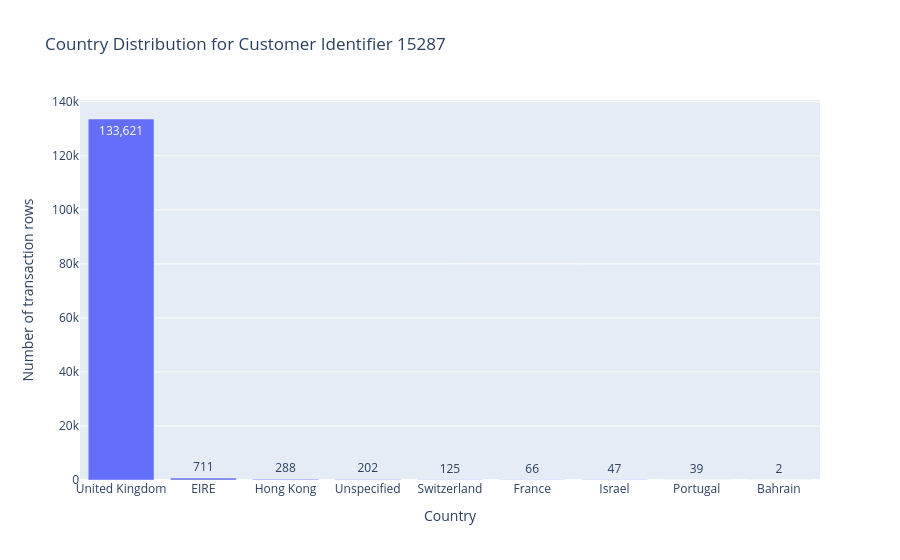

Write notebook code for a chart like this one.
### Code cell
fig = px.bar(
    customer_15287_countries,
    x="Country",
    y="RowCount",
    title="Country Distribution for Customer Identifier 15287",
    labels={
        "Country": "Country",
        "RowCount": "Number of transaction rows",
    },
    text_auto=",",
)

fig.update_layout(xaxis={"categoryorder": "total descending"})

fig.show()

### Figure 1 — Plotly figure (JSON) as saved in the notebook; plotly's stock layout.template omitted (floating-point values rounded to 4 significant figures)
{"data": [{"alignmentgroup": "True", "hovertemplate": "Country=%{x}<br>Number of transaction rows=%{y}<extra></extra>", "legendgroup": "", "marker": {"color": "#636efa", "pattern": {"shape": ""}}, "name": "", "offsetgroup": "", "orientation": "v", "showlegend": false, "textposition": "auto", "texttemplate": "%{y:,}", "type": "bar", "x": ["United Kingdom", "EIRE", "Hong Kong", "Unspecified", "Switzerland", "France", "Israel", "Portugal", "Bahrain"], "xaxis": "x", "y": [133621, 711, 288, 202, 125, 66, 47, 39, 2], "yaxis": "y"}], "layout": {"barmode": "relative", "legend": {"tracegroupgap": 0}, "title": {"text": "Country Distribution for Customer Identifier 15287"}, "xaxis": {"anchor": "y", "categoryorder": "total descending", "domain": [0, 1], "title": {"text": "Country"}}, "yaxis": {"anchor": "x", "domain": [0, 1], "title": {"text": "Number of transaction rows"}}}}
